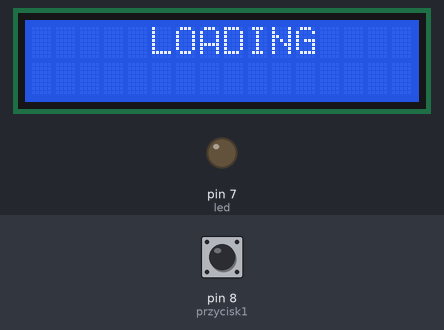
The sketch below on a simulated Arduino Uno, built with avr-gcc and run on an emulated ATmega328P. Parts: 16×2 character LCD, output pins drawn as LEDs (lit = HIGH). The inputs (shaded band) are chosen by the test bench; at power-on: pin 8 (przycisk1) HIGH.

Above: at 0.1 s.
At 6.3 s:
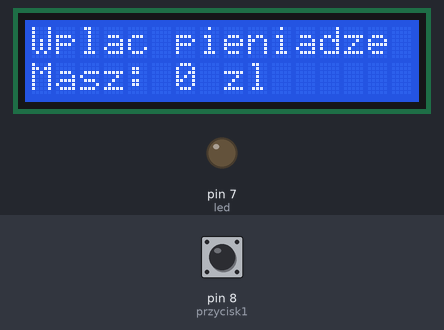
6.4 s: pin 8 (przycisk1) pulled LOW for 0.15 s
At 7.0 s:
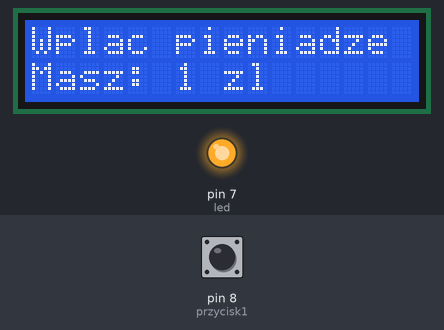
Timing chart, 0 to 9.4 s (numbered marks = the images above; inputs shaded):
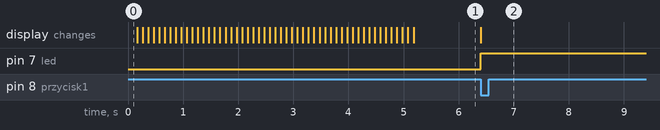

Measured:
- after the input at 6.4 s, pin 7 (led): LOW → HIGH at once; the display: changes at once (image 2)

The sketch:

LCDcodekop.ino
```cpp
#include <LiquidCrystal.h> //dołączam bibliotekę
int x = 0;
int y= 1;
int przycisk1 = 8;
int led = 7;


const int rs = 12, en = 11, d4 = 5, d5 = 4, d6 = 3, d7 = 2; //stałe -nimery pinów
LiquidCrystal lcd(rs, en, d4, d5, d6, d7); //tworzę obiekt klasy LC o nazwie lcd
void setup() {

pinMode(przycisk1, INPUT_PULLUP);
pinMode(led, OUTPUT);


  lcd.begin(16, 2);


for(int i = 1; i<4; i++ ){


lcd.setCursor(5,0);
lcd.print("LOADING");
   lcd.setCursor(0,1);
 for(int i = 1; i<18; i++ ){
  delay(100);
  lcd.print("=");


 }
 lcd.clear();
lcd.setCursor(0,1);

}


lcd.setCursor(0,0);
lcd.print("Wplac pieniadze");
lcd.setCursor(0,1);
lcd.print("Masz: ");
lcd.setCursor(6,1);
  lcd.print(0);

lcd.print(" zl");


}


void loop() {

//if(przycisk1 == HIGH){
//  x++;
//  }
//
//  lcd.setCursor(6,1);
//  lcd.print(x);


 if(digitalRead(przycisk1) == LOW){
  digitalWrite(led, HIGH);
  lcd.setCursor(6,1);
  lcd.print(x+y);

  }else{

    }


}

int miganie(){
    digitalWrite(led, HIGH);
    delay(1000);
    digitalWrite(led, LOW);
    delay(1000);


}
```
